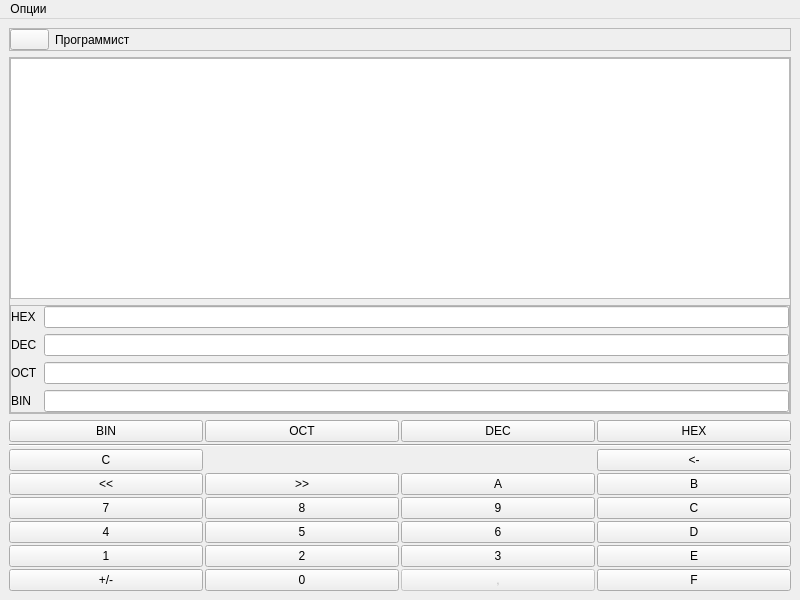
<?xml version="1.0" encoding="UTF-8"?>
<ui version="4.0">
 <class>ProgrammistWindow</class>
 <widget class="QMainWindow" name="ProgrammistWindow">
  <property name="geometry">
   <rect>
    <x>0</x>
    <y>0</y>
    <width>800</width>
    <height>600</height>
   </rect>
  </property>
  <property name="windowTitle">
   <string>Programmist window</string>
  </property>
  <widget class="QWidget" name="centralwidget">
   <layout class="QVBoxLayout" name="verticalLayout">
    <item>
     <widget class="QFrame" name="frame_5">
      <property name="font">
       <font>
        <pointsize>8</pointsize>
       </font>
      </property>
      <property name="frameShape">
       <enum>QFrame::StyledPanel</enum>
      </property>
      <property name="frameShadow">
       <enum>QFrame::Raised</enum>
      </property>
      <layout class="QFormLayout" name="formLayout_2">
       <property name="leftMargin">
        <number>0</number>
       </property>
       <property name="topMargin">
        <number>0</number>
       </property>
       <property name="rightMargin">
        <number>0</number>
       </property>
       <property name="bottomMargin">
        <number>0</number>
       </property>
       <item row="0" column="0">
        <widget class="QPushButton" name="pushButton_mode">
         <property name="text">
          <string/>
         </property>
        </widget>
       </item>
       <item row="0" column="1">
        <widget class="QLabel" name="label_5">
         <property name="font">
          <font>
           <pointsize>9</pointsize>
          </font>
         </property>
         <property name="text">
          <string>Программист</string>
         </property>
        </widget>
       </item>
      </layout>
     </widget>
    </item>
    <item>
     <widget class="QFrame" name="frame">
      <property name="enabled">
       <bool>true</bool>
      </property>
      <property name="frameShape">
       <enum>QFrame::StyledPanel</enum>
      </property>
      <property name="frameShadow">
       <enum>QFrame::Raised</enum>
      </property>
      <layout class="QVBoxLayout" name="verticalLayout_2">
       <property name="leftMargin">
        <number>0</number>
       </property>
       <property name="topMargin">
        <number>0</number>
       </property>
       <property name="rightMargin">
        <number>0</number>
       </property>
       <property name="bottomMargin">
        <number>0</number>
       </property>
       <item>
        <widget class="QTextEdit" name="textEdit_input">
         <property name="font">
          <font>
           <pointsize>9</pointsize>
          </font>
         </property>
         <property name="readOnly">
          <bool>true</bool>
         </property>
        </widget>
       </item>
       <item>
        <widget class="QFrame" name="frame_4">
         <property name="frameShape">
          <enum>QFrame::StyledPanel</enum>
         </property>
         <property name="frameShadow">
          <enum>QFrame::Raised</enum>
         </property>
         <layout class="QFormLayout" name="formLayout">
          <property name="leftMargin">
           <number>0</number>
          </property>
          <property name="topMargin">
           <number>0</number>
          </property>
          <property name="rightMargin">
           <number>0</number>
          </property>
          <property name="bottomMargin">
           <number>0</number>
          </property>
          <item row="0" column="0">
           <widget class="QLabel" name="label">
            <property name="font">
             <font>
              <pointsize>9</pointsize>
             </font>
            </property>
            <property name="text">
             <string>HEX</string>
            </property>
           </widget>
          </item>
          <item row="0" column="1">
           <widget class="QLineEdit" name="lineEdit_hex">
            <property name="font">
             <font>
              <pointsize>9</pointsize>
             </font>
            </property>
            <property name="readOnly">
             <bool>true</bool>
            </property>
           </widget>
          </item>
          <item row="1" column="0">
           <widget class="QLabel" name="label_2">
            <property name="font">
             <font>
              <pointsize>9</pointsize>
             </font>
            </property>
            <property name="text">
             <string>DEC</string>
            </property>
           </widget>
          </item>
          <item row="1" column="1">
           <widget class="QLineEdit" name="lineEdit_dec">
            <property name="font">
             <font>
              <pointsize>9</pointsize>
             </font>
            </property>
            <property name="readOnly">
             <bool>true</bool>
            </property>
           </widget>
          </item>
          <item row="2" column="0">
           <widget class="QLabel" name="label_3">
            <property name="font">
             <font>
              <pointsize>9</pointsize>
             </font>
            </property>
            <property name="text">
             <string>OCT</string>
            </property>
           </widget>
          </item>
          <item row="2" column="1">
           <widget class="QLineEdit" name="lineEdit_oct">
            <property name="font">
             <font>
              <pointsize>9</pointsize>
             </font>
            </property>
            <property name="readOnly">
             <bool>true</bool>
            </property>
           </widget>
          </item>
          <item row="3" column="0">
           <widget class="QLabel" name="label_4">
            <property name="font">
             <font>
              <pointsize>9</pointsize>
             </font>
            </property>
            <property name="text">
             <string>BIN</string>
            </property>
           </widget>
          </item>
          <item row="3" column="1">
           <widget class="QLineEdit" name="lineEdit_bin">
            <property name="font">
             <font>
              <pointsize>9</pointsize>
             </font>
            </property>
            <property name="readOnly">
             <bool>true</bool>
            </property>
           </widget>
          </item>
         </layout>
        </widget>
       </item>
      </layout>
     </widget>
    </item>
    <item>
     <widget class="QFrame" name="frame_3">
      <property name="frameShape">
       <enum>QFrame::NoFrame</enum>
      </property>
      <property name="frameShadow">
       <enum>QFrame::Raised</enum>
      </property>
      <property name="lineWidth">
       <number>0</number>
      </property>
      <layout class="QGridLayout" name="gridLayout_2">
       <property name="sizeConstraint">
        <enum>QLayout::SetMaximumSize</enum>
       </property>
       <property name="leftMargin">
        <number>0</number>
       </property>
       <property name="topMargin">
        <number>0</number>
       </property>
       <property name="rightMargin">
        <number>0</number>
       </property>
       <property name="bottomMargin">
        <number>0</number>
       </property>
       <property name="spacing">
        <number>2</number>
       </property>
       <item row="1" column="0" colspan="4">
        <widget class="Line" name="line">
         <property name="orientation">
          <enum>Qt::Horizontal</enum>
         </property>
        </widget>
       </item>
       <item row="4" column="0">
        <widget class="QPushButton" name="pushButton_n7">
         <property name="font">
          <font>
           <pointsize>9</pointsize>
          </font>
         </property>
         <property name="text">
          <string>7</string>
         </property>
         <property name="shortcut">
          <string>7</string>
         </property>
         <property name="autoRepeatDelay">
          <number>50</number>
         </property>
         <property name="autoRepeatInterval">
          <number>50</number>
         </property>
        </widget>
       </item>
       <item row="5" column="0">
        <widget class="QPushButton" name="pushButton_n4">
         <property name="font">
          <font>
           <pointsize>9</pointsize>
          </font>
         </property>
         <property name="text">
          <string>4</string>
         </property>
         <property name="shortcut">
          <string>4</string>
         </property>
         <property name="autoRepeatDelay">
          <number>50</number>
         </property>
         <property name="autoRepeatInterval">
          <number>50</number>
         </property>
        </widget>
       </item>
       <item row="4" column="2">
        <widget class="QPushButton" name="pushButton_n9">
         <property name="font">
          <font>
           <pointsize>9</pointsize>
          </font>
         </property>
         <property name="text">
          <string>9</string>
         </property>
         <property name="shortcut">
          <string>9</string>
         </property>
         <property name="autoRepeatDelay">
          <number>50</number>
         </property>
         <property name="autoRepeatInterval">
          <number>50</number>
         </property>
        </widget>
       </item>
       <item row="2" column="0">
        <widget class="QPushButton" name="pushButton_clear">
         <property name="font">
          <font>
           <pointsize>9</pointsize>
          </font>
         </property>
         <property name="text">
          <string>C</string>
         </property>
         <property name="shortcut">
          <string>Del</string>
         </property>
         <property name="autoRepeatDelay">
          <number>50</number>
         </property>
         <property name="autoRepeatInterval">
          <number>50</number>
         </property>
        </widget>
       </item>
       <item row="6" column="2">
        <widget class="QPushButton" name="pushButton_n3">
         <property name="font">
          <font>
           <pointsize>9</pointsize>
          </font>
         </property>
         <property name="text">
          <string>3</string>
         </property>
         <property name="shortcut">
          <string>3</string>
         </property>
         <property name="autoRepeatDelay">
          <number>50</number>
         </property>
         <property name="autoRepeatInterval">
          <number>50</number>
         </property>
        </widget>
       </item>
       <item row="4" column="1">
        <widget class="QPushButton" name="pushButton_n8">
         <property name="font">
          <font>
           <pointsize>9</pointsize>
          </font>
         </property>
         <property name="text">
          <string>8</string>
         </property>
         <property name="shortcut">
          <string>8</string>
         </property>
         <property name="autoRepeatDelay">
          <number>50</number>
         </property>
         <property name="autoRepeatInterval">
          <number>50</number>
         </property>
        </widget>
       </item>
       <item row="7" column="0">
        <widget class="QPushButton" name="pushButton_znak">
         <property name="enabled">
          <bool>true</bool>
         </property>
         <property name="font">
          <font>
           <pointsize>9</pointsize>
          </font>
         </property>
         <property name="text">
          <string>+/-</string>
         </property>
         <property name="autoRepeatDelay">
          <number>50</number>
         </property>
         <property name="autoRepeatInterval">
          <number>50</number>
         </property>
        </widget>
       </item>
       <item row="6" column="3">
        <widget class="QPushButton" name="pushButton_E">
         <property name="font">
          <font>
           <pointsize>9</pointsize>
          </font>
         </property>
         <property name="text">
          <string>E</string>
         </property>
         <property name="shortcut">
          <string>E</string>
         </property>
        </widget>
       </item>
       <item row="5" column="1">
        <widget class="QPushButton" name="pushButton_n5">
         <property name="font">
          <font>
           <pointsize>9</pointsize>
          </font>
         </property>
         <property name="text">
          <string>5</string>
         </property>
         <property name="shortcut">
          <string>5</string>
         </property>
         <property name="autoRepeatDelay">
          <number>50</number>
         </property>
         <property name="autoRepeatInterval">
          <number>50</number>
         </property>
        </widget>
       </item>
       <item row="7" column="1">
        <widget class="QPushButton" name="pushButton_n0">
         <property name="font">
          <font>
           <pointsize>9</pointsize>
          </font>
         </property>
         <property name="text">
          <string>0</string>
         </property>
         <property name="shortcut">
          <string>0</string>
         </property>
         <property name="autoRepeatDelay">
          <number>50</number>
         </property>
         <property name="autoRepeatInterval">
          <number>50</number>
         </property>
        </widget>
       </item>
       <item row="6" column="1">
        <widget class="QPushButton" name="pushButton_n2">
         <property name="font">
          <font>
           <pointsize>9</pointsize>
          </font>
         </property>
         <property name="text">
          <string>2</string>
         </property>
         <property name="shortcut">
          <string>2</string>
         </property>
         <property name="autoRepeatDelay">
          <number>50</number>
         </property>
         <property name="autoRepeatInterval">
          <number>50</number>
         </property>
        </widget>
       </item>
       <item row="2" column="3">
        <widget class="QPushButton" name="pushButton_delLast">
         <property name="font">
          <font>
           <pointsize>9</pointsize>
          </font>
         </property>
         <property name="text">
          <string>&lt;-</string>
         </property>
         <property name="shortcut">
          <string>Backspace</string>
         </property>
         <property name="autoRepeatDelay">
          <number>50</number>
         </property>
         <property name="autoRepeatInterval">
          <number>50</number>
         </property>
        </widget>
       </item>
       <item row="6" column="0">
        <widget class="QPushButton" name="pushButton_n1">
         <property name="font">
          <font>
           <pointsize>9</pointsize>
          </font>
         </property>
         <property name="text">
          <string>1</string>
         </property>
         <property name="shortcut">
          <string>1</string>
         </property>
         <property name="autoRepeatDelay">
          <number>50</number>
         </property>
         <property name="autoRepeatInterval">
          <number>50</number>
         </property>
        </widget>
       </item>
       <item row="5" column="2">
        <widget class="QPushButton" name="pushButton_n6">
         <property name="font">
          <font>
           <pointsize>9</pointsize>
          </font>
         </property>
         <property name="text">
          <string>6</string>
         </property>
         <property name="shortcut">
          <string>6</string>
         </property>
         <property name="autoRepeatDelay">
          <number>50</number>
         </property>
         <property name="autoRepeatInterval">
          <number>50</number>
         </property>
        </widget>
       </item>
       <item row="7" column="2">
        <widget class="QPushButton" name="pushButton_dot">
         <property name="enabled">
          <bool>false</bool>
         </property>
         <property name="font">
          <font>
           <pointsize>9</pointsize>
          </font>
         </property>
         <property name="text">
          <string>,</string>
         </property>
         <property name="shortcut">
          <string>,</string>
         </property>
         <property name="autoRepeatDelay">
          <number>50</number>
         </property>
         <property name="autoRepeatInterval">
          <number>50</number>
         </property>
        </widget>
       </item>
       <item row="3" column="3">
        <widget class="QPushButton" name="pushButton_B">
         <property name="font">
          <font>
           <pointsize>9</pointsize>
          </font>
         </property>
         <property name="text">
          <string>B</string>
         </property>
         <property name="shortcut">
          <string>B</string>
         </property>
        </widget>
       </item>
       <item row="4" column="3">
        <widget class="QPushButton" name="pushButton_C">
         <property name="font">
          <font>
           <pointsize>9</pointsize>
          </font>
         </property>
         <property name="text">
          <string>C</string>
         </property>
         <property name="shortcut">
          <string>C</string>
         </property>
        </widget>
       </item>
       <item row="3" column="2">
        <widget class="QPushButton" name="pushButton_A">
         <property name="font">
          <font>
           <pointsize>9</pointsize>
          </font>
         </property>
         <property name="text">
          <string>A</string>
         </property>
         <property name="shortcut">
          <string>A</string>
         </property>
        </widget>
       </item>
       <item row="5" column="3">
        <widget class="QPushButton" name="pushButton_D">
         <property name="font">
          <font>
           <pointsize>9</pointsize>
          </font>
         </property>
         <property name="text">
          <string>D</string>
         </property>
         <property name="shortcut">
          <string>D</string>
         </property>
        </widget>
       </item>
       <item row="7" column="3">
        <widget class="QPushButton" name="pushButton_F">
         <property name="font">
          <font>
           <pointsize>9</pointsize>
          </font>
         </property>
         <property name="text">
          <string>F</string>
         </property>
         <property name="shortcut">
          <string>F</string>
         </property>
        </widget>
       </item>
       <item row="3" column="0">
        <widget class="QPushButton" name="pushButton_move_left">
         <property name="font">
          <font>
           <pointsize>9</pointsize>
          </font>
         </property>
         <property name="text">
          <string>&lt;&lt;</string>
         </property>
         <property name="shortcut">
          <string>Left</string>
         </property>
         <property name="autoRepeatDelay">
          <number>50</number>
         </property>
         <property name="autoRepeatInterval">
          <number>50</number>
         </property>
        </widget>
       </item>
       <item row="3" column="1">
        <widget class="QPushButton" name="pushButton_move_right">
         <property name="font">
          <font>
           <pointsize>9</pointsize>
          </font>
         </property>
         <property name="styleSheet">
          <string notr="true"/>
         </property>
         <property name="text">
          <string>&gt;&gt;</string>
         </property>
         <property name="shortcut">
          <string>Right</string>
         </property>
         <property name="autoRepeatDelay">
          <number>50</number>
         </property>
         <property name="autoRepeatInterval">
          <number>50</number>
         </property>
        </widget>
       </item>
       <item row="0" column="2">
        <widget class="QPushButton" name="pushButton_dec">
         <property name="font">
          <font>
           <pointsize>9</pointsize>
          </font>
         </property>
         <property name="text">
          <string>DEC</string>
         </property>
        </widget>
       </item>
       <item row="0" column="1">
        <widget class="QPushButton" name="pushButton_oct">
         <property name="font">
          <font>
           <pointsize>9</pointsize>
          </font>
         </property>
         <property name="text">
          <string>OCT</string>
         </property>
        </widget>
       </item>
       <item row="0" column="0">
        <widget class="QPushButton" name="pushButton_bin">
         <property name="font">
          <font>
           <pointsize>9</pointsize>
          </font>
         </property>
         <property name="text">
          <string>BIN</string>
         </property>
        </widget>
       </item>
       <item row="0" column="3">
        <widget class="QPushButton" name="pushButton_hex">
         <property name="font">
          <font>
           <pointsize>9</pointsize>
          </font>
         </property>
         <property name="text">
          <string>HEX</string>
         </property>
        </widget>
       </item>
      </layout>
     </widget>
    </item>
   </layout>
  </widget>
  <widget class="QMenuBar" name="menubar">
   <property name="geometry">
    <rect>
     <x>0</x>
     <y>0</y>
     <width>800</width>
     <height>26</height>
    </rect>
   </property>
   <widget class="QMenu" name="menu">
    <property name="title">
     <string>Опции</string>
    </property>
    <addaction name="action_settings"/>
   </widget>
   <addaction name="menu"/>
  </widget>
  <action name="action_settings">
   <property name="text">
    <string>Настройки</string>
   </property>
  </action>
 </widget>
 <resources/>
 <connections/>
</ui>
